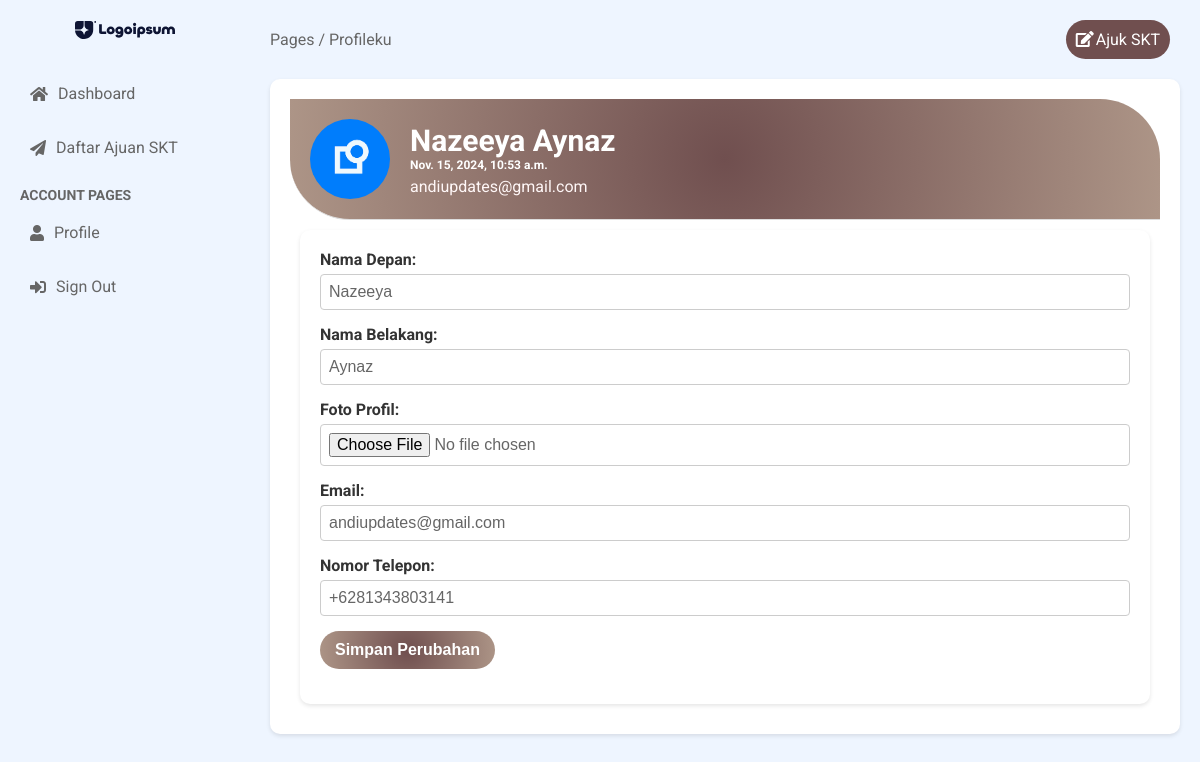
Screenshot of /dashboard/profile/ (signed in) with the database file from the repository.
### accounts/models.py (models this page shows, shortened)
class User(AbstractUser):
    is_admin = models.BooleanField('Is admin', default=False)
    is_staff = models.BooleanField('Is staff', default=False)
    is_pelanggan = models.BooleanField('Is pelanggan', default=False)
    phone_number = models.CharField(max_length=20, blank=True, null=True)
    image = models.ImageField(upload_to='profile_images', blank=True, null=True)
    class Meta:
        verbose_name = "User"
        verbose_name_plural = "Users"

### accounts/viewsPelanggan.py (the view)
# urls.py: path('dashboard/profile/', viewsPelanggan.dashboard_profile, name='profile'),
@user_passes_test(is_pelanggan)
def dashboard_profile(request):
    user = request.user
    return render(request, 'dashboard/profile.html', {'user': user})

### accounts/context_processors.py (called while the page is built)
def versioned_static(request):
    version = 'v1.x'  # Increment this version number
    return {
        'STATIC_VERSION': version,
    }

### accounts/viewsPelanggan.py (called while the page is built)
def is_pelanggan(user):
    return user.is_authenticated and user.is_pelanggan

### templates/dashboard/profile.html (shortened to what this page needs)
{% extends 'dashboard/base.html' %}
{% block content %}
{% load static %}
<main class="main-content">
    <header class="main-header">
        <div class="breadcrumb">
            <span>Pages / Profileku</span>
        </div>
        <div class="header-right">
            {% if request.user.is_pelanggan %}
            <a href="{% url 'create_register' %}" class="btn-add"><i class="fas fa-edit"></i>Ajuk SKT</a>
            {% endif %}
        </div>
    </header>
    <section class="main-section">
    <div class="profile-card">
        <div class="profile-header">
            <img class="profile-image" src="{% if user.image %}{{ user.image.url }}{% else %}/media/logo/favicon/android-chrome-512x512.png{% endif %}" alt="{{ user.username }}">
            <div class="profile-details">
                <h1>{{ user.first_name }} {{ user.last_name }}</h1>
                <h2>{{user.date_joined}} </h2>
                <p>{{user.email}}</p>
            </div>
        </div>
    </div>
    <div class="form-group">
        <form method="post" action="{% url 'update_profile' %}" enctype="multipart/form-data">
            <div class="input-group">
                <label for="first_name">Nama Depan:</label>
                <input type="text" id="first_name" name="first_name" value="{{ user.first_name }}" required>
            </div>
            <div class="input-group">
                <label for="last_name">Nama Belakang:</label>
                <input type="text" id="last_name" name="last_name" value="{{ user.last_name }}" required>
            </div>
            <div class="input-group">
                <label for="profile_picture">Foto Profil:</label>
                <input type="file" id="profile_picture" name="image">
            </div>
            <div class="input-group">
                <label for="email">Email:</label>
                <input type="email" id="email" name="email" value="{{ user.email }}" required>
            </div>
            <div class="input-group">
                <label for="phone_number">Nomor Telepon:</label>
                <input type="text" id="phone_number" name="phone_number" value="{{ user.phone_number }}" required>
            </div>
            <div class="input-group">
                <button type="submit">Simpan Perubahan</button>
            </div>
        </form>
    </div>
{% endblock %}

### static/dashboard/styles.css (style rules this page uses)
* { margin: 0; padding: 0; box-sizing: border-box; }
body { font-family: 'Roboto', sans-serif; background-color: #f0f2f5; }
.main-content { flex: 1; padding: 20px; background-color: #EEF5FF; }
.main-header { display: flex; justify-content: space-between; align-items: center; margin-bottom: 20px; }
.breadcrumb { color: #666; }
.header-right { display: flex; align-items: center; }
.header-right a { margin-right: 10px; color: #ffffff; text-decoration: none; }
.header-right i { margin-right: 2px; color: #fff; }
.btn-add { background-color: #704f4f; padding: 10px; border-radius: 50px; }
.main-section { padding: 20px; background-color: #ffffff; border-radius: 10px; box-shadow: 0 2px 4px rgba(0, 0, 0, 0.1); }
.profile-card { display: flex; background-image: radial-gradient(circle, #704f4f 0%, #ad9587 100%); align-items: center; padding: 20px; border-bottom: 1px solid #ddd; border-radius: 0px 60px; }
.profile-header { display: flex; align-items: center; }
.profile-image { width: 80px; height: 80px; border-radius: 50%; margin-right: 20px; }
.profile-details h1 { margin: 0; font-size: 30px; color: #fff; }
.profile-details h2 { font-size: 12px; color: #fff; }
.profile-details p { color: #fff7f7; margin: 5px 0 0; }
.form-group { padding: 20px; background-color: #fff; border-radius: 10px; box-shadow: 0 2px 4px rgba(0, 0, 0, 0.1); margin-top: 20px; }
.input-group { margin-bottom: 15px; }
.input-group label { display: block; font-weight: bold; margin-bottom: 5px; color: #333; }
.input-group input { width: 100%; padding: 10px; border: 1px solid #ccc; border-radius: 5px; font-size: 16px; color: #666; }
.input-group button { background-image: radial-gradient(circle, #704f4f 0%, #ad9587 100%); color: #ffffff; padding: 10px 15px; border: none; border-radius: 30px; font-size: 16px; font-weight: bold; cursor: pointer; }
.form-group label { display: block; margin-bottom: 5px; font-weight: bold; }
.form-group input, .form-group textarea, .form-group select { width: 100%; padding: 8px; box-sizing: border-box; border: 1px solid #ccc; border-radius: 4px; }
.form-group { flex: 1 1 48%; margin-bottom: 15px; gap: 20px; margin: 10px; }
form label { font-weight: bold; display: block; margin-bottom: 5px; color: #555; }

### rows the page displays
User: image (picture), first_name "Nazeeya", last_name "Aynaz", date_joined "Nov. 15, 2024, 10:53 a.m.", email "andiupdates@gmail.com", phone_number "+6281343803141"
